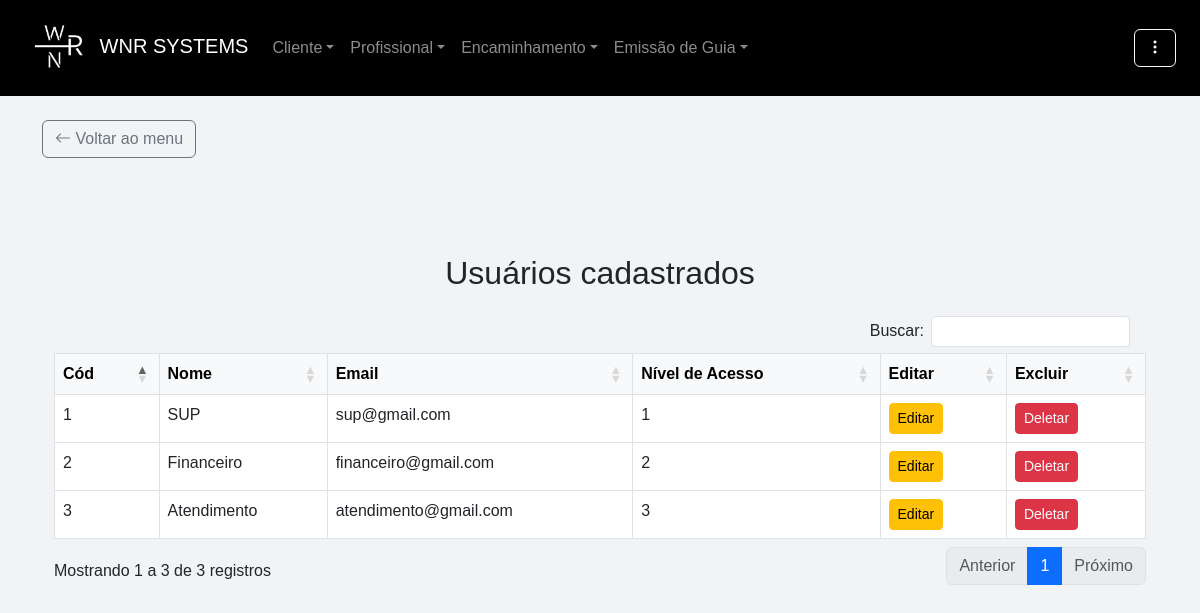
Screenshot of /listar_usuario (signed in) with the database file from the repository.
### app/models.py (models this page shows, shortened)
class Usuario(UserMixin, db.Model):
    __tablename__ = "usuarios"
    id                              = db.Column(db.Integer, primary_key=True)
    nome                            = db.Column(db.String(255), nullable=False)
    email                           = db.Column(db.String(255), unique=True, nullable=False)
    senha                           = db.Column(db.String(255), nullable=False)
    role                            = db.Column(db.String(50), nullable=False)  # 'admin', 'financeiro', 'atendimento'.
    is_active                       = db.Column(db.Boolean, default=True)
    is_authenticated                = db.Column(db.Boolean, default=False)
    is_anonymous                    = db.Column(db.Boolean, default=False)
    data_cadastro                   = db.Column(db.DateTime, default=db.func.current_timestamp())
    guias                           = db.relationship("Guia", back_populates="usuario_emitente", cascade="all, delete-orphan")
    def is_active(self):
        return self.is_active
    def is_authenticated(self):
        return self.is_authenticated

### app/routes/adiministracao/adiministracao.py (the view)
@adm_bp.route('/listar_usuario', methods=['GET'])
@required_login
@role_required('admin')
def listar_usuario():
    usuarios = Usuario.query.all()
    return render_template('administracao/list.html', usuarios=usuarios)

### app/__init__.py (called while the page is built)
@login_manager.user_loader
def load_user(id):
    return Usuario.query.get(int(id))

### app/utils/login_required.py (called while the page is built)
def required_login(f):
    @wraps(f)
    def decorated_function(*args, **kwargs):
        if 'user_id' not in session:
            return redirect(url_for('auth_bp.login'))
        return f(*args, **kwargs)
    return decorated_function

### app/templates/administracao/list.html (shortened to what this page needs)
{% extends 'base.html' %}
{% block content %}
<div class="container mt-5">
    <h2 class="text-center mb-4 mt-5">Usuários cadastrados</h2>
    <div class="card-body">
        <table id="table" class="table table-bordered table-hover">
            <thead class="table-light">
                <tr>
                    <th>Cód</th>
                    <th>Nome</th>
                    <th>Email</th>
                    <th>Nível de Acesso</th>
                    <th>Editar</th>
                    <th>Excluir</th>
                </tr>
            </thead>
            <tbody>
                {% for usuario in usuarios %}
                    <tr>
                        <td>{{ usuario.id }}</td>
                        <td>{{ usuario.nome }}</td>
                        <td>{{ usuario.email }}</td>
                        {% if usuario.role == 'admin' %}
                        <td>1</td>
                        {% elif usuario.role == 'atendimento' %}
                        <td>3</td>
                        {% elif usuario.role == 'financeiro'%}
                        <td>2</td>
                        {% endif %}
                        <td><a href="{{ url_for('adm_bp.editar_usuario', id=usuario.id) }}" class="btn btn-sm btn-warning">Editar</a></td>
                        <td><a href="{{ url_for('adm_bp.deletar_usuario', id=usuario.id) }}" class="btn btn-sm btn-danger" data-bs-toggle="modal" data-bs-target="#confirmarExclusao" data-id="{{ usuario.id }}">Deletar</a></td>
                    </tr>
                  {% endfor %}
            </tbody>
        </table>
    </div>
</div>
{% endblock %}

### app/static/css/base.css (style rules this page uses)
body { display: flex; flex-direction: column; margin: 0; padding-top: 56px; font-family: Arial, sans-serif; background-color: #f1f3f5; }

### rows the page displays
Usuario: id "1", nome "SUP", email "sup@gmail.com", role "1"
Usuario: id "2", nome "Financeiro", email "financeiro@gmail.com", role "2"
Usuario: id "3", nome "Atendimento", email "atendimento@gmail.com", role "3"
